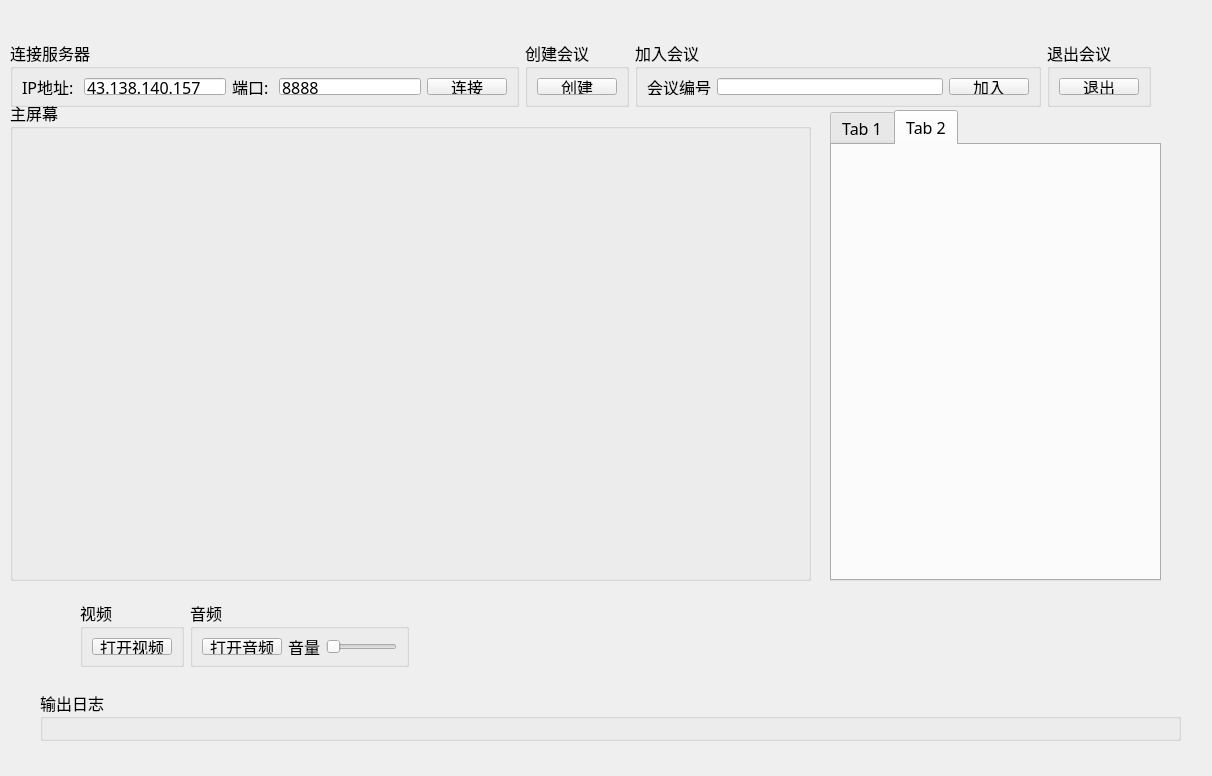
<?xml version="1.0" encoding="UTF-8"?>
<ui version="4.0">
 <class>Widget</class>
 <widget class="QWidget" name="Widget">
  <property name="geometry">
   <rect>
    <x>0</x>
    <y>0</y>
    <width>1212</width>
    <height>776</height>
   </rect>
  </property>
  <property name="font">
   <font>
    <family>Fira Code</family>
    <pointsize>12</pointsize>
   </font>
  </property>
  <property name="windowTitle">
   <string>fxxkMeeting</string>
  </property>
  <widget class="QGroupBox" name="groupBoxLog">
   <property name="geometry">
    <rect>
     <x>40</x>
     <y>690</y>
     <width>1141</width>
     <height>51</height>
    </rect>
   </property>
   <property name="title">
    <string>输出日志</string>
   </property>
   <layout class="QVBoxLayout" name="verticalLayout">
    <item>
     <widget class="QLabel" name="labOutLog">
      <property name="text">
       <string/>
      </property>
     </widget>
    </item>
   </layout>
  </widget>
  <widget class="QGroupBox" name="groupBoxMainWindow">
   <property name="geometry">
    <rect>
     <x>10</x>
     <y>100</y>
     <width>801</width>
     <height>481</height>
    </rect>
   </property>
   <property name="title">
    <string>主屏幕</string>
   </property>
   <layout class="QGridLayout" name="gridLayout_2">
    <item row="0" column="0">
     <widget class="QLabel" name="labMainWindow">
      <property name="text">
       <string/>
      </property>
     </widget>
    </item>
   </layout>
  </widget>
  <widget class="QTabWidget" name="tabWidget">
   <property name="geometry">
    <rect>
     <x>830</x>
     <y>110</y>
     <width>331</width>
     <height>471</height>
    </rect>
   </property>
   <property name="sizePolicy">
    <sizepolicy hsizetype="Minimum" vsizetype="Expanding">
     <horstretch>0</horstretch>
     <verstretch>0</verstretch>
    </sizepolicy>
   </property>
   <property name="currentIndex">
    <number>1</number>
   </property>
   <widget class="QWidget" name="tabScreen">
    <attribute name="title">
     <string>Tab 1</string>
    </attribute>
    <widget class="QScrollArea" name="scrollArea">
     <property name="geometry">
      <rect>
       <x>50</x>
       <y>50</y>
       <width>211</width>
       <height>291</height>
      </rect>
     </property>
     <property name="widgetResizable">
      <bool>true</bool>
     </property>
     <widget class="QWidget" name="scrollAreaWidgetContents">
      <property name="geometry">
       <rect>
        <x>0</x>
        <y>0</y>
        <width>209</width>
        <height>289</height>
       </rect>
      </property>
     </widget>
    </widget>
   </widget>
   <widget class="QWidget" name="tabChat">
    <attribute name="title">
     <string>Tab 2</string>
    </attribute>
   </widget>
  </widget>
  <widget class="QWidget" name="layoutWidget">
   <property name="geometry">
    <rect>
     <x>10</x>
     <y>40</y>
     <width>1141</width>
     <height>67</height>
    </rect>
   </property>
   <layout class="QHBoxLayout" name="horizontalLayout_4">
    <item>
     <widget class="QGroupBox" name="groupBoxConnect">
      <property name="title">
       <string>连接服务器</string>
      </property>
      <layout class="QHBoxLayout" name="horizontalLayout_2">
       <item>
        <widget class="QLabel" name="labIP">
         <property name="text">
          <string>IP地址: </string>
         </property>
        </widget>
       </item>
       <item>
        <widget class="QLineEdit" name="lineEdit">
         <property name="text">
          <string>43.138.140.157</string>
         </property>
        </widget>
       </item>
       <item>
        <widget class="QLabel" name="labPort">
         <property name="text">
          <string>端口: </string>
         </property>
        </widget>
       </item>
       <item>
        <widget class="QLineEdit" name="linePort">
         <property name="text">
          <string>8888</string>
         </property>
        </widget>
       </item>
       <item>
        <widget class="QPushButton" name="btnConnect">
         <property name="text">
          <string>连接</string>
         </property>
        </widget>
       </item>
      </layout>
     </widget>
    </item>
    <item>
     <widget class="QGroupBox" name="groupBoxCreate">
      <property name="title">
       <string>创建会议</string>
      </property>
      <layout class="QHBoxLayout" name="horizontalLayout_3">
       <item>
        <widget class="QPushButton" name="btnCreate">
         <property name="text">
          <string>创建</string>
         </property>
        </widget>
       </item>
      </layout>
     </widget>
    </item>
    <item>
     <widget class="QGroupBox" name="groupBoxJoin">
      <property name="title">
       <string>加入会议</string>
      </property>
      <layout class="QHBoxLayout" name="horizontalLayout">
       <item>
        <widget class="QLabel" name="labJoinMeeting">
         <property name="text">
          <string>会议编号</string>
         </property>
        </widget>
       </item>
       <item>
        <widget class="QLineEdit" name="lineJoinMeeting"/>
       </item>
       <item>
        <widget class="QPushButton" name="btnJoinMeeting">
         <property name="text">
          <string>加入</string>
         </property>
        </widget>
       </item>
      </layout>
     </widget>
    </item>
    <item>
     <widget class="QGroupBox" name="groupBoxExit">
      <property name="title">
       <string>退出会议</string>
      </property>
      <layout class="QGridLayout" name="gridLayout">
       <item row="0" column="0">
        <widget class="QPushButton" name="btnExit">
         <property name="text">
          <string>退出</string>
         </property>
        </widget>
       </item>
      </layout>
     </widget>
    </item>
   </layout>
  </widget>
  <widget class="QWidget" name="layoutWidget">
   <property name="geometry">
    <rect>
     <x>80</x>
     <y>600</y>
     <width>329</width>
     <height>67</height>
    </rect>
   </property>
   <layout class="QHBoxLayout" name="horizontalLayout_7">
    <item>
     <widget class="QGroupBox" name="groupBoxVideo">
      <property name="title">
       <string>视频</string>
      </property>
      <layout class="QHBoxLayout" name="horizontalLayout_6">
       <item>
        <widget class="QPushButton" name="btnVideo">
         <property name="sizePolicy">
          <sizepolicy hsizetype="Expanding" vsizetype="Preferred">
           <horstretch>0</horstretch>
           <verstretch>0</verstretch>
          </sizepolicy>
         </property>
         <property name="text">
          <string>打开视频</string>
         </property>
        </widget>
       </item>
      </layout>
     </widget>
    </item>
    <item>
     <widget class="QGroupBox" name="groupBoxAudio">
      <property name="title">
       <string>音频</string>
      </property>
      <layout class="QHBoxLayout" name="horizontalLayout_5">
       <item>
        <widget class="QPushButton" name="btnAudio">
         <property name="sizePolicy">
          <sizepolicy hsizetype="Expanding" vsizetype="Fixed">
           <horstretch>0</horstretch>
           <verstretch>0</verstretch>
          </sizepolicy>
         </property>
         <property name="text">
          <string>打开音频</string>
         </property>
        </widget>
       </item>
       <item>
        <widget class="QLabel" name="lalVol">
         <property name="text">
          <string>音量</string>
         </property>
        </widget>
       </item>
       <item>
        <widget class="QSlider" name="sliderVol">
         <property name="orientation">
          <enum>Qt::Horizontal</enum>
         </property>
        </widget>
       </item>
      </layout>
     </widget>
    </item>
   </layout>
  </widget>
 </widget>
 <resources/>
 <connections/>
</ui>
